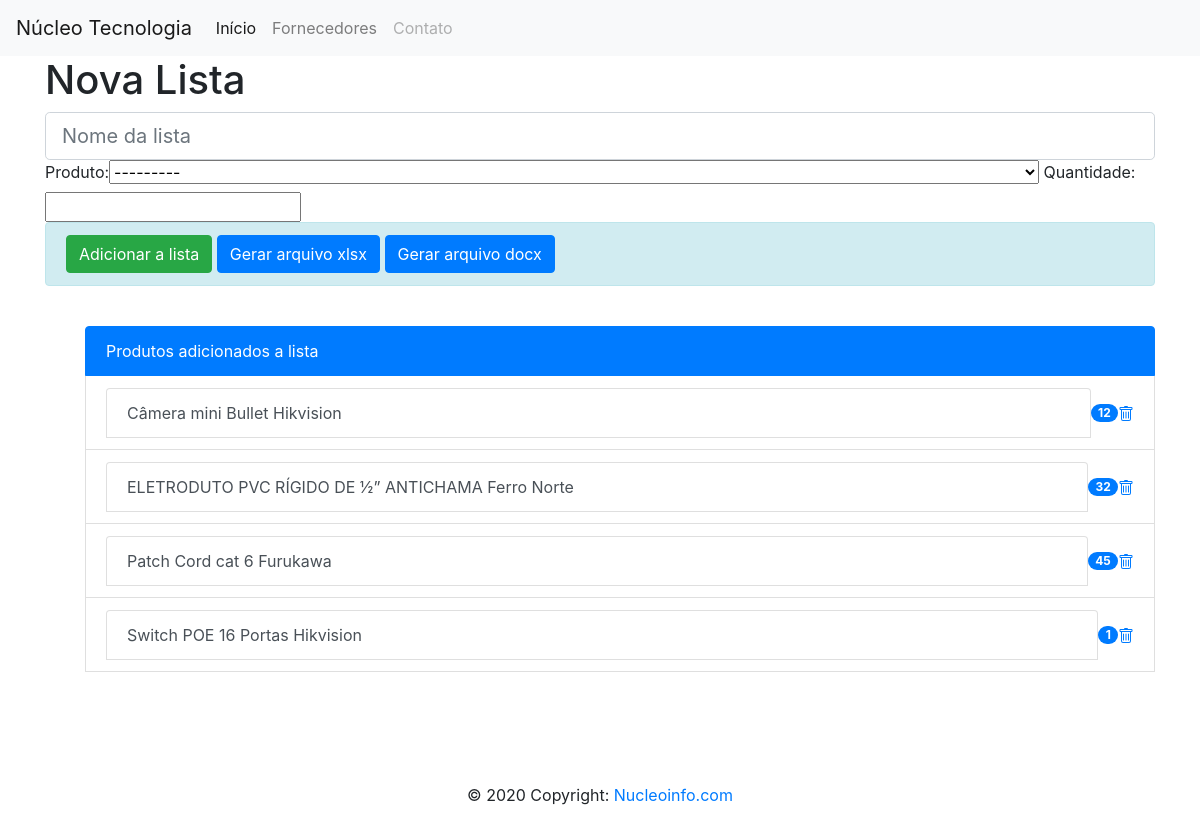
The app's page /lista, older data.
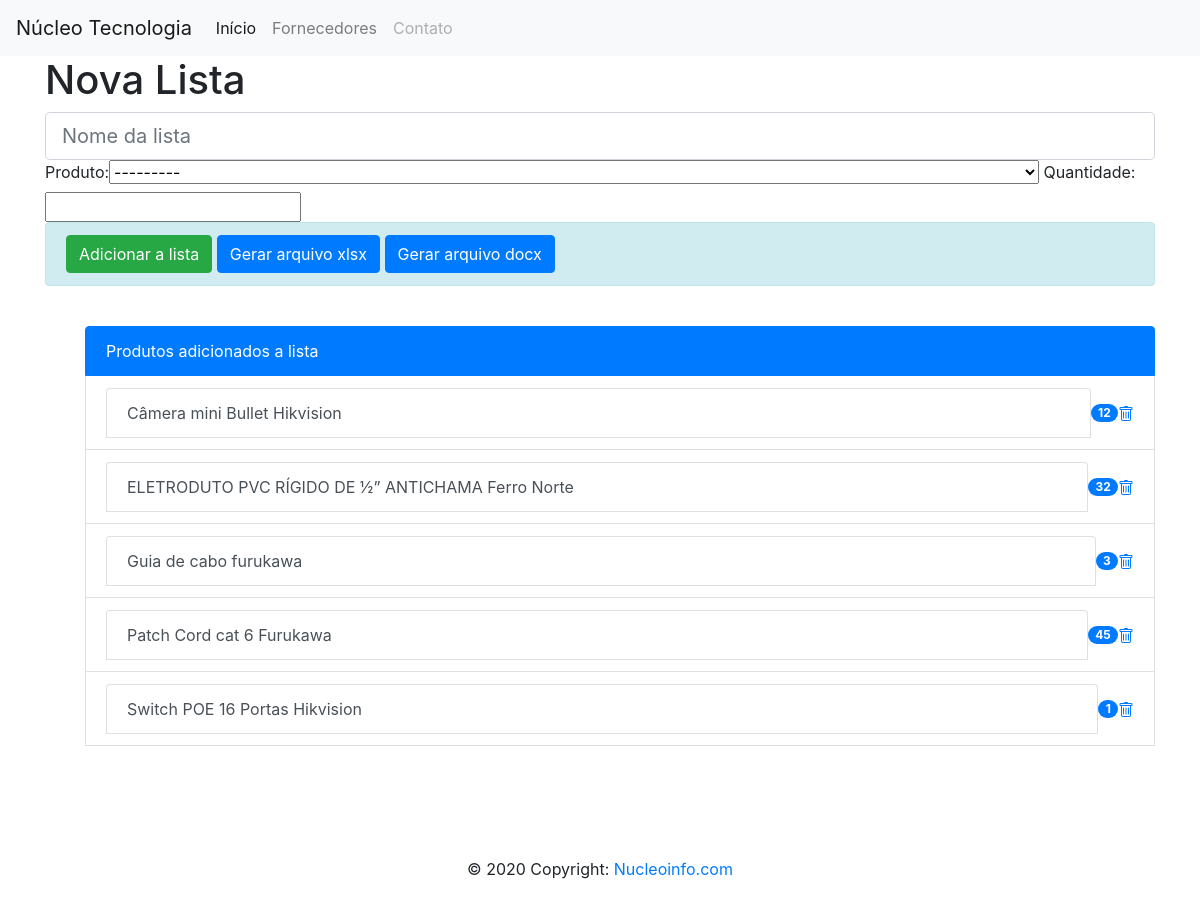
The same page, newer data.
### contatos/models.py (models this page shows)
class ListaMaterial (models.Model):
    quantidade = models.IntegerField(null=False, blank=False)
    produto = models.ForeignKey(Produtos, null=True, blank= True, on_delete=models.PROTECT)

class Produtos(models.Model):
    nome = models.CharField(max_length= 300)
    fabricante = models.CharField(max_length = 30)
    modelo = models.CharField(max_length=50,blank=True,null=True)
    grupo = models.ForeignKey(Grupos,null=True,blank=True, on_delete= models.PROTECT)
    descricao = models.TextField(null= True,blank= True, max_length=2000, default="")
    valor = models.FloatField(null=False, default=0)
    fornecedor = models.ForeignKey(Fornecedor,null=True, blank=True, on_delete = models.PROTECT)
    data = models.DateTimeField()
    def __str__(self):
        return self.nome + ' ' + self.fabricante

### contatos/views.py (the view)
# urls.py: path('lista', nova_lista, name = 'adicionar_lista'),
def nova_lista(request):
    form = FormularioLista(request.POST or None)
    if form.is_valid():
        form.save()
        produtos = ListaMaterial.objects.order_by('produto__nome')
        return redirect('adicionar_lista')
    produtos = ListaMaterial.objects.order_by('produto__nome')
    return render(request, 'formulario_lista.html', {'form': form,'produtos':produtos})

### contatos/forms.py
class FormularioLista(ModelForm):
    class Meta:
        model = ListaMaterial
        fields = ['produto','quantidade']

### templates/formulario_lista.html (shortened to what this page needs)
{% extends 'base.html' %}
{% load bootstrap %}
{% block main %}
    <h1>Nova Lista</h1>
    <input class="form-control form-control-lg" type="text" placeholder="Nome da lista">
    <form method="POST">
        {{ form|bootstrap }}
        <div class="alert alert-info clearfix">
        <button type="submit" class="btn btn-success pull-right" >Adicionar a lista</button>  <a href="{% url 'gerar_documento' %}" class="btn btn-primary">Gerar arquivo xlsx</a>
         <a href="{% url 'gerar_docx' %}" class="btn btn-primary">Gerar arquivo docx</a>
            </div>
    </form>
    <br>
    <ul>
        <div class="list-group">
            <a href="#" class="list-group-item list-group-item-action active">
                Produtos adicionados a lista
             </a>
            {% for produto in produtos %}
            <li class="list-group-item d-flex justify-content-between align-items-center">
                <a href="{%url 'atualizar_prod_lista' produto.id %}" class="list-group-item list-group-item-action">{{ produto.produto }}
                </a>
            <span class="badge badge-primary badge-pill">{{ produto.quantidade }}</span>
                <a href="{%url 'excluir_lista_produto' produto.id %}">
                </a>
            </li>
            {% endfor %}
        </div>
    </ul>
{% endblock %}

Row changes from the older to the newer data that the page shows:
added ListaMaterial: produto "Guia de cabo furukawa", quantidade "3"
